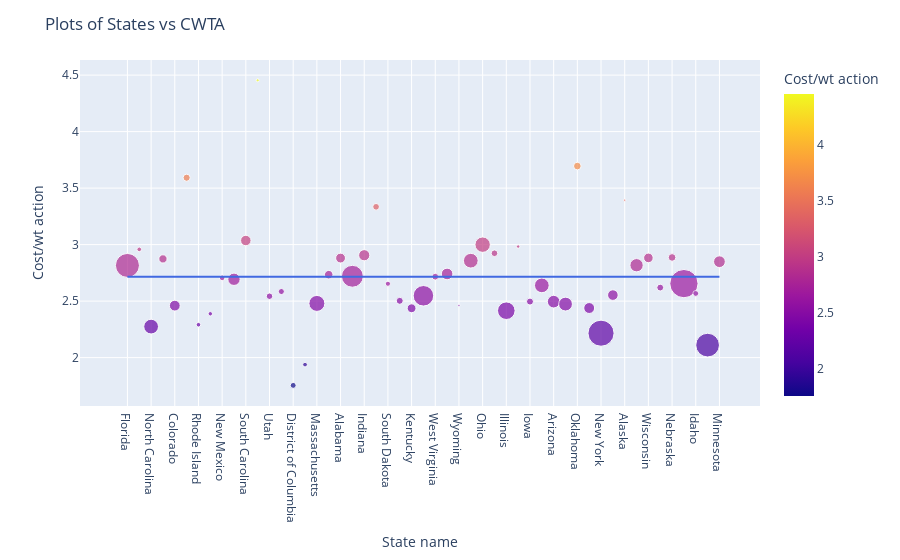

Notebook code for this chart:
### Markdown cell above
#### Picture 1: Scatter Plot Cost and CWTA

### Code cell
fig1 = px.scatter(df_joined, x="State name", y="Cost/wt action", size= "Cost", color="Cost/wt action")
fig1.update_layout(title_text="Plots of States vs CWTA")
fig1.add_shape(type="line",x0=df_joined["State name"][0], y0=dma_CWTA_mean ,x1= df_joined["State name"][len(df_joined["State name"])-1 ], y1=dma_CWTA_mean,line = dict(color="RoyalBlue", width=2))
fig1.show()

### Figure 1 — Plotly figure (JSON) as saved in the notebook; plotly's stock layout.template omitted (floating-point values rounded to 4 significant figures)
{"data": [{"hovertemplate": "State name=%{x}<br>Cost/wt action=%{marker.color}<br>Cost=%{marker.size}<extra></extra>", "legendgroup": "", "marker": {"color": [2.816, 2.958, 2.274, 2.874, 2.46, 3.592, 2.291, 2.388, 2.706, 2.693, 3.036, 4.454, 2.543, 2.585, 1.754, 1.938, 2.48, 2.734, 2.881, 2.72, 2.906, 3.335, 2.654, 2.503, 2.437, 2.547, 2.716, 2.74, 2.462, 2.858, 3.0, 2.923, 2.415, 2.983, 2.496, 2.639, 2.495, 2.474, 3.695, 2.439, 2.216, 2.553, 3.393, 2.818, 2.883, 2.62, 2.887, 2.655, 2.568, 2.111, 2.849], "coloraxis": "coloraxis", "size": [6268.0, 236.6, 2361.0, 741.4, 1257.0, 549.6, 229.1, 212.5, 349.1, 1654.0, 1187.0, 106.9, 460.3, 398.1, 380.7, 240.3, 2777.0, 790.1, 1051.0, 5211.0, 1360.0, 486.8, 286.6, 525.6, 845.6, 4585.0, 494.4, 1469.0, 54.17, 2352.0, 2574.0, 485.3, 3369.0, 131.2, 529.1, 2341, 1732.0, 2075.0, 635.6, 1298.0, 7400.0, 1223.0, 61.08, 1916.0, 994.5, 510.8, 637.9, 8695.0, 367.2, 6117.0, 1498.0], "sizemode": "area", "sizeref": 21.74, "symbol": "circle"}, "mode": "markers", "name": "", "orientation": "v", "showlegend": false, "type": "scatter", "x": ["Florida", "Delaware", "North Carolina", "Louisiana", "Colorado", "Mississippi", "Rhode Island", "Montana", "New Mexico", "Missouri", "South Carolina", "North Dakota", "Utah", "New Hampshire", "District of Columbia", "Hawaii", "Massachusetts", "Oregon", "Alabama", "Texas", "Indiana", "Nevada", "South Dakota", "Arkansas", "Kentucky", "Pennsylvania", "West Virginia", "Tennessee", "Wyoming", "Michigan", "Ohio", "Maine", "Illinois", "Vermont", "Iowa", "Virginia", "Arizona", "Georgia", "Oklahoma", "Washington", "New York", "Connecticut", "Alaska", "Maryland", "Wisconsin", "Kansas", "Nebraska", "California", "Idaho", "New Jersey", "Minnesota"], "xaxis": "x", "y": [2.816, 2.958, 2.274, 2.874, 2.46, 3.592, 2.291, 2.388, 2.706, 2.693, 3.036, 4.454, 2.543, 2.585, 1.754, 1.938, 2.48, 2.734, 2.881, 2.72, 2.906, 3.335, 2.654, 2.503, 2.437, 2.547, 2.716, 2.74, 2.462, 2.858, 3.0, 2.923, 2.415, 2.983, 2.496, 2.639, 2.495, 2.474, 3.695, 2.439, 2.216, 2.553, 3.393, 2.818, 2.883, 2.62, 2.887, 2.655, 2.568, 2.111, 2.849], "yaxis": "y"}], "layout": {"coloraxis": {"colorbar": {"title": {"text": "Cost/wt action"}}, "colorscale": [[0, "#0d0887"], [0.1111, "#46039f"], [0.2222, "#7201a8"], [0.3333, "#9c179e"], [0.4444, "#bd3786"], [0.5556, "#d8576b"], [0.6667, "#ed7953"], [0.7778, "#fb9f3a"], [0.8889, "#fdca26"], [1, "#f0f921"]]}, "legend": {"itemsizing": "constant", "tracegroupgap": 0}, "margin": {"t": 60}, "shapes": [{"line": {"color": "RoyalBlue", "width": 2}, "type": "line", "x0": "Florida", "x1": "Minnesota", "y0": 2.715, "y1": 2.715}], "title": {"text": "Plots of States vs CWTA"}, "xaxis": {"anchor": "y", "domain": [0, 1], "title": {"text": "State name"}}, "yaxis": {"anchor": "x", "domain": [0, 1], "title": {"text": "Cost/wt action"}}}}
